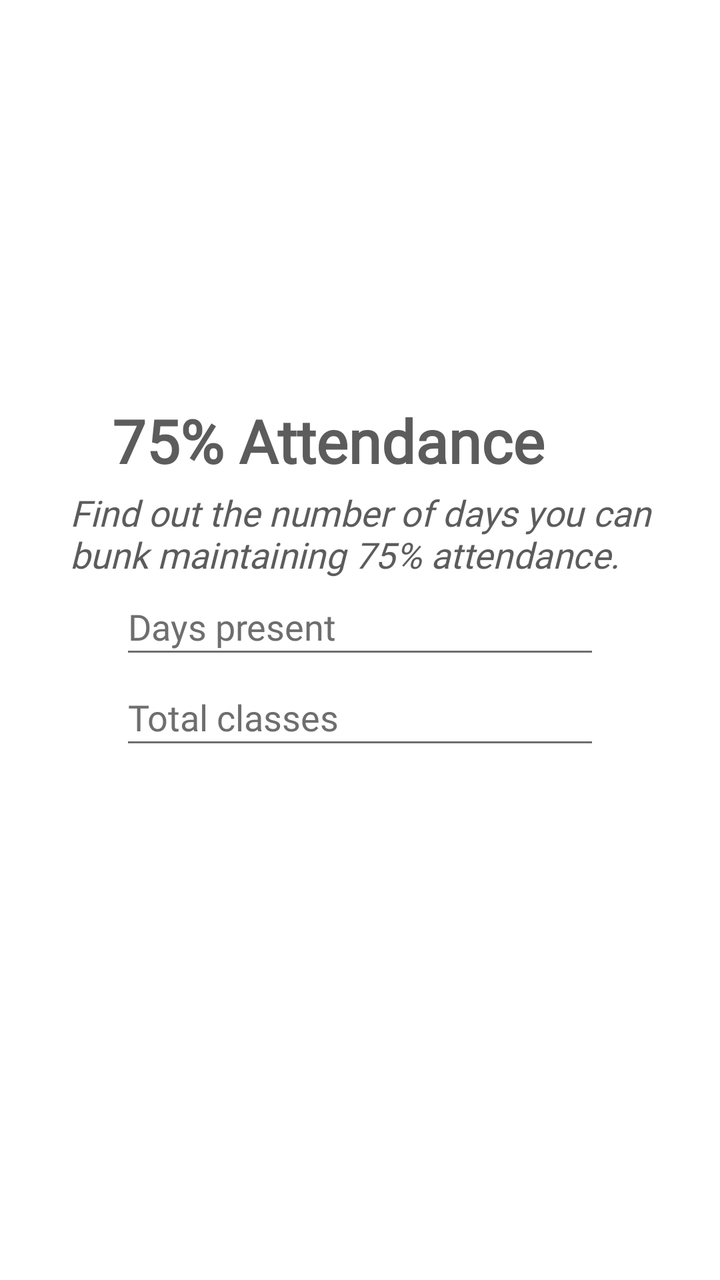
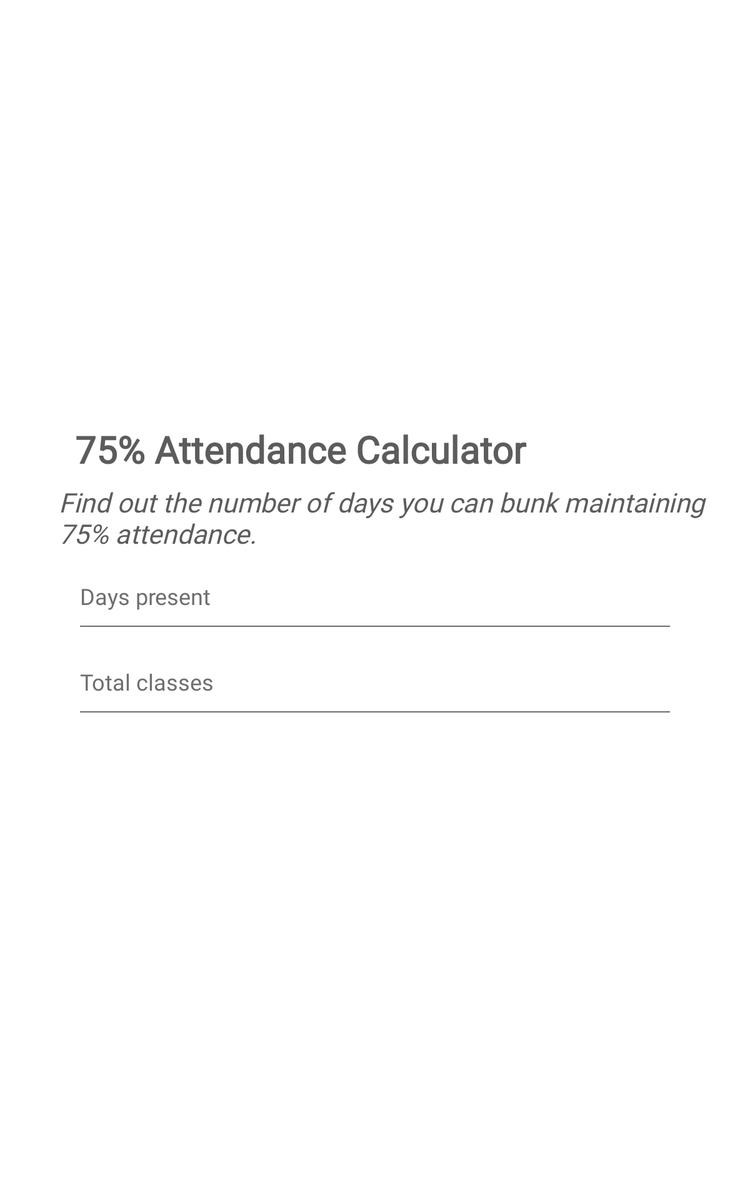

Two renders of one Android screen. The first uses the default layout on a phone; the second uses the alternative layout the repository ships for a different screen configuration, on a matching device. The two XML files are below.
<!-- AndroidManifest.xml: application theme Theme.AttendanceCalculator -->
<!-- res/layout/activity_main.xml -->
<?xml version="1.0" encoding="utf-8"?>
<LinearLayout xmlns:android="http://schemas.android.com/apk/res/android"
    xmlns:app="http://schemas.android.com/apk/res-auto"
    xmlns:tools="http://schemas.android.com/tools"
    android:layout_width="match_parent"
    android:layout_height="match_parent"
    android:orientation="vertical"
    android:layout_gravity="center"
    android:gravity="center"
    android:weightSum="10">


    <LinearLayout
        android:id="@+id/ai_player_name_layout"
        android:layout_width="match_parent"
        android:layout_height="0dp"
        android:layout_gravity="center"
        android:gravity="center"
        android:layout_marginLeft="20dp"
        android:layout_marginRight="20dp"
        android:layout_weight="5.5"
        android:orientation="vertical"
        android:weightSum="10">


        <TextView
            android:layout_width="match_parent"
            android:layout_height="0dp"
            android:layout_gravity="center_vertical"
            android:layout_marginLeft="36dp"
            android:layout_weight="1.3"
            android:fontFamily="@font/poppins_regular"
            android:gravity="center_vertical"
            android:text="75% Attendance"
            android:textAllCaps="false"
            android:textColor="#5C5C5C"
            android:textSize="30dp"

            android:textStyle="bold" />

        <View
            android:layout_width="match_parent"
            android:layout_height="5dp" />

        <TextView
            android:layout_width="wrap_content"
            android:layout_height="wrap_content"
            android:layout_gravity="center_vertical"
            android:layout_marginLeft="15dp"
            android:fontFamily="@font/poppins_medium"
            android:gravity="center_vertical"
            android:text="Find out the number of days you can bunk maintaining 75% attendance."
            android:textAllCaps="false"
            android:textColor="#5C5C5C"
            android:textSize="18sp"

            android:textStyle="italic" />

        <View
            android:layout_width="match_parent"
            android:layout_height="0dp"
            android:layout_weight="0" />

        <EditText
            android:id="@+id/presentcls"
            android:layout_width="match_parent"
            android:layout_height="0dp"
            android:layout_marginLeft="40dp"
            android:layout_marginRight="40dp"
            android:layout_weight="1.5"
            android:backgroundTint="#6E6E6E"
            android:fontFamily="@font/poppins_medium"
            android:hint="Days present"
            android:inputType="number"
            android:maxLength="10"
            android:maxLines="1"
            android:singleLine="true"
            android:textColor="#5C5C5C"
            android:textColorHint="#6E6E6E"
            android:textSize="18dp" />

        <EditText
            android:id="@+id/totalcls"
            android:layout_width="match_parent"
            android:layout_height="0dp"
            android:layout_marginLeft="40dp"
            android:layout_marginRight="40dp"
            android:layout_weight="1.5"
            android:backgroundTint="#6E6E6E"
            android:fontFamily="@font/poppins_medium"
            android:hint="Total classes"
            android:inputType="number"
            android:maxLength="10"
            android:maxLines="1"
            android:singleLine="true"
            android:textColor="#5C5C5C"
            android:textColorHint="#6E6E6E"
            android:textSize="18dp" />


        <View
            android:layout_width="match_parent"
            android:layout_height="0dp"
            android:layout_weight="0.5" />

        <androidx.appcompat.widget.AppCompatButton
            android:id="@+id/btnCalculate"
            android:layout_width="match_parent"
            android:layout_height="0dp"
            android:layout_gravity="center"
            android:layout_marginLeft="95dp"
            android:layout_marginRight="95dp"
            android:layout_weight="1.5"
            android:background="@drawable/button_1"
            android:fontFamily="@font/poppins_medium"
            android:gravity="center"
            android:text="CALCULATE"
            android:textAllCaps="false"
            android:textColor="@color/white"
            android:textSize="18dp"
            android:textStyle="bold" />




    </LinearLayout>




</LinearLayout>
<!-- resources referenced by this layout -->
<resources>
  <color name="white">#FFFFFFFF</color>
  <style name="Theme.AttendanceCalculator" parent="Theme.MaterialComponents.DayNight.NoActionBar">
          
          <item name="colorPrimary">@color/purple_500</item>
          <item name="colorPrimaryVariant">@color/purple_700</item>
          <item name="colorOnPrimary">@color/white</item>
          
          <item name="colorSecondary">@color/teal_200</item>
          <item name="colorSecondaryVariant">@color/teal_700</item>
          <item name="colorOnSecondary">@color/black</item>
          
          <item name="android:statusBarColor">?attr/colorPrimaryVariant</item>
          
      </style>
  <color name="purple_500">#FF6200EE</color>
  <color name="purple_700">#FF3700B3</color>
  <color name="teal_200">#FF03DAC5</color>
  <color name="teal_700">#FF018786</color>
  <color name="black">#FF000000</color>
</resources>
<!-- res/layout-sw600dp/activity_main.xml (the repository's variant of the layout above) -->
<!-- drawn on a 7-inch tablet held upright -->
<?xml version="1.0" encoding="utf-8"?>
<LinearLayout xmlns:android="http://schemas.android.com/apk/res/android"
    xmlns:app="http://schemas.android.com/apk/res-auto"
    xmlns:tools="http://schemas.android.com/tools"
    android:layout_width="match_parent"
    android:layout_height="match_parent"
    android:orientation="vertical"
    android:weightSum="10">


    <LinearLayout
        android:layout_width="match_parent"
        android:layout_height="0dp"
        android:layout_weight="1"
        android:orientation="horizontal">

        <View
            android:layout_width="0dp"
            android:layout_height="match_parent"
            android:layout_weight="0.5"></View>


        <View
            android:layout_width="0dp"
            android:layout_height="match_parent"
            android:layout_weight="8.5"></View>
    </LinearLayout>

    <View
        android:layout_width="match_parent"
        android:layout_height="0dp"
        android:layout_weight="1.5"></View>


    <LinearLayout
        android:id="@+id/ai_player_name_layout"
        android:layout_width="match_parent"
        android:layout_marginTop="10dp"
        android:layout_marginBottom="10dp"
        android:layout_height="0dp"
        android:layout_marginLeft="20dp"
        android:layout_marginRight="20dp"
        android:weightSum="10"
        android:orientation="vertical"
        android:layout_weight="5.5">

        <View
            android:layout_width="match_parent"
            android:layout_height="0dp"
            android:layout_weight="2"></View>

        <TextView
            android:layout_width="match_parent"
            android:layout_height="0dp"
            android:layout_weight="1"
            android:layout_gravity="center_vertical"
            android:gravity="center_vertical"
            android:layout_marginLeft="40dp"
            android:textSize="30dp"
            android:textAllCaps="false"
            android:fontFamily="@font/poppins_regular"
            android:textStyle="bold"
            android:textColor="#5C5C5C"

            android:text="75% Attendance Calculator"></TextView>

        <View
            android:layout_width="match_parent"
            android:layout_height="5dp"></View>

        <TextView
            android:layout_width="wrap_content"
            android:layout_height="wrap_content"
            android:layout_gravity="center_vertical"
            android:gravity="center_vertical"
            android:layout_marginLeft="27dp"
            android:textSize="43px"
            android:textAllCaps="false"
            android:fontFamily="@font/poppins_medium"
            android:textStyle="italic"
            android:textColor="#5C5C5C"

            android:text="Find out the number of days you can bunk maintaining 75% attendance."></TextView>

        <View
            android:layout_width="match_parent"
            android:layout_height="0dp"
            android:layout_weight="0"></View>

        <EditText
            android:id="@+id/presentcls"
            android:inputType="number"
            android:layout_width="match_parent"
            android:layout_height="0dp"
            android:layout_marginLeft="40dp"
            android:maxLines="1"
            android:maxLength="10"
            android:fontFamily="@font/poppins_medium"
            android:backgroundTint="#6E6E6E"
            android:hint="Days present"
            android:singleLine="true"
            android:textColor="#5C5C5C"
            android:textColorHint="#6E6E6E"
            android:textSize="18dp"
            android:layout_marginRight="40dp"
            android:layout_weight="1.5"></EditText>

        <EditText
            android:id="@+id/totalcls"
            android:inputType="number"
            android:layout_width="match_parent"
            android:layout_height="0dp"
            android:layout_marginLeft="40dp"
            android:fontFamily="@font/poppins_medium"
            android:maxLines="1"
            android:maxLength="10"
            android:backgroundTint="#6E6E6E"
            android:hint="Total classes"
            android:singleLine="true"
            android:textColor="#5C5C5C"
            android:textColorHint="#6E6E6E"
            android:textSize="18dp"
            android:layout_marginRight="40dp"
            android:layout_weight="1.5"></EditText>


        <View
            android:layout_width="match_parent"
            android:layout_height="0dp"
            android:layout_weight="0.5"></View>

        <androidx.appcompat.widget.AppCompatButton
            android:id="@+id/btnCalculate"
            android:layout_width="match_parent"
            android:layout_height="0dp"
            android:layout_weight="1.5"
            android:layout_gravity="center"
            android:gravity="center"
            android:background="@drawable/button_1"
            android:fontFamily="@font/poppins_medium"
            android:text="CALCULATE"
            android:layout_marginRight="95dp"
            android:layout_marginLeft="95dp"
            android:textAllCaps="false"
            android:textColor="@color/white"
            android:textSize="18dp"
            android:textStyle="bold" />


        <View
            android:layout_width="match_parent"
            android:layout_height="0dp"
            android:layout_weight="2"></View>


    </LinearLayout>

    <View
        android:layout_width="match_parent"
        android:layout_height="0dp"
        android:layout_weight="2"></View>

</LinearLayout>
